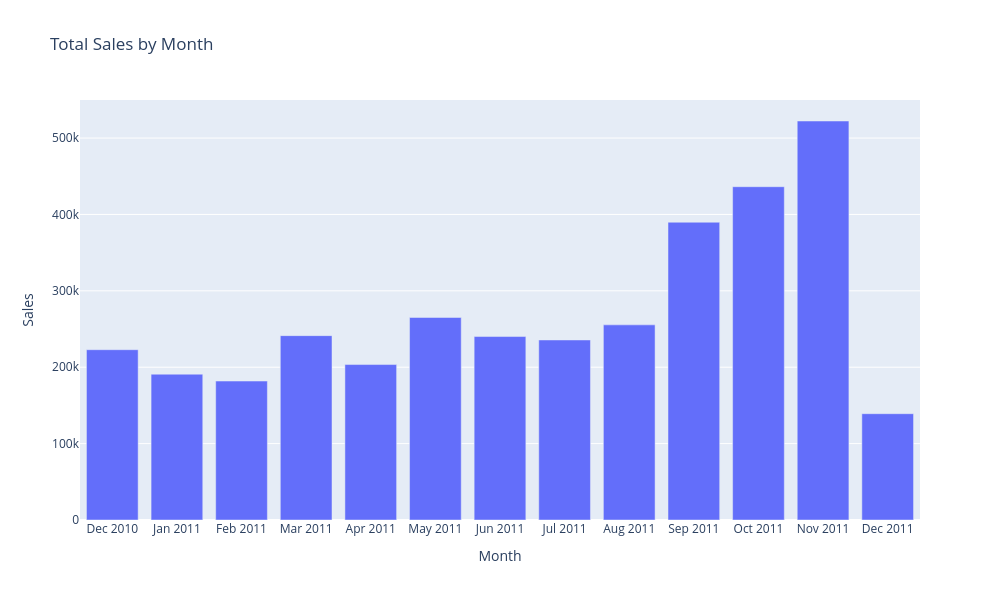

Notebook cell for this chart:
### Markdown cell above
#### Visualization

### Code cell
fig = px.bar(
    x=monthly_sales.index,
    y=monthly_sales.values,
    labels={'x': 'Month', 'y': 'Sales'},
    title='Total Sales by Month'
)
fig.update_layout(
    autosize=False,
    width=1000,    # pixels
    height=600   
)

fig.show()

### Figure 1 — Plotly figure (JSON) as saved in the notebook; plotly's stock layout.template omitted (floating-point values rounded to 4 significant figures)
{"data": [{"alignmentgroup": "True", "hovertemplate": "Month=%{x}<br>Sales=%{y}<extra></extra>", "legendgroup": "", "marker": {"color": "#636efa", "pattern": {"shape": ""}}, "name": "", "offsetgroup": "", "orientation": "v", "showlegend": false, "textposition": "auto", "type": "bar", "x": ["Dec 2010", "Jan 2011", "Feb 2011", "Mar 2011", "Apr 2011", "May 2011", "Jun 2011", "Jul 2011", "Aug 2011", "Sep 2011", "Oct 2011", "Nov 2011", "Dec 2011"], "xaxis": "x", "y": [222900.0, 190900.0, 181900.0, 241300.0, 203500.0, 265100.0, 240200.0, 235700.0, 255500.0, 389800.0, 436300.0, 522300.0, 139200.0], "yaxis": "y"}], "layout": {"autosize": false, "barmode": "relative", "height": 600, "legend": {"tracegroupgap": 0}, "title": {"text": "Total Sales by Month"}, "width": 1000, "xaxis": {"anchor": "y", "autorange": true, "domain": [0, 1], "range": [-0.5, 12.5], "title": {"text": "Month"}, "type": "category"}, "yaxis": {"anchor": "x", "autorange": true, "domain": [0, 1], "range": [0, 549800.0], "title": {"text": "Sales"}, "type": "linear"}}}
